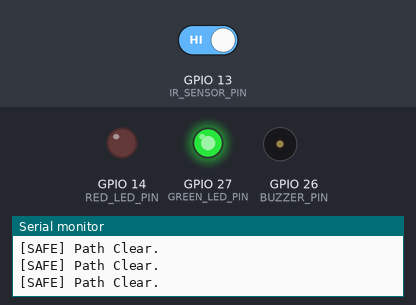
Simulated run of this sketch. Board: ESP32. Shown: output pins drawn as LEDs (lit = HIGH), buzzer (waves = sounding, pin HIGH), the last lines printed to the serial monitor. The test bench sets the inputs (shaded band); at power-on: GPIO 13 (IR_SENSOR_PIN) HIGH.

Above: at 2.2 s.
2.3 s: GPIO 13 (IR_SENSOR_PIN) driven LOW
At 3.2 s:
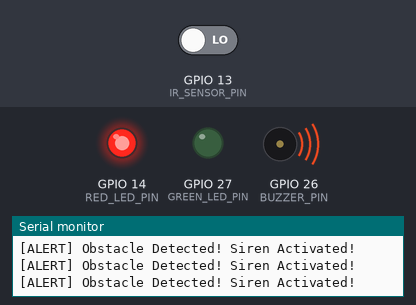
3.8 s: GPIO 13 (IR_SENSOR_PIN) driven HIGH
At 4.5 s:
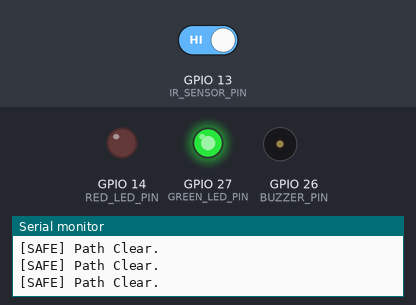
Timing chart, 0 to 6.8 s (numbered marks = the images above; inputs shaded):
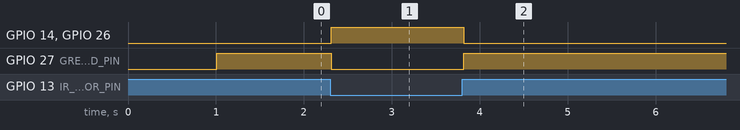

The sketch:

code.ino
```cpp
/*
 * Project: SafeZone - Smart Proximity & Intruder Alert System (Session 02)
 * Target: CSE 19th Batch, BAIUST
 * Description: Interfacing an IR obstacle sensor with a 3-leg buzzer module and dual LEDs.
 *              Green LED stays ON when safe. When obstacle is detected, Red LED lights up
 *              and buzzer sounds continuous alert.
 */

// Pin Assignments
const int IR_SENSOR_PIN = 13; // IR Module Digital Out (Active LOW)
const int RED_LED_PIN   = 14; // Alert Indicator
const int GREEN_LED_PIN = 27; // Safe Status Indicator
const int BUZZER_PIN    = 26; // 3-leg Buzzer Signal (I/O) pin

void setup() {
  Serial.begin(115200);
  delay(1000);

  Serial.println("==========================================");
  Serial.println("  BAIUST CSE 19th - ESP32 Workshop Fall-26");
  Serial.println("  Session 02: Smart Proximity Alert System");
  Serial.println("==========================================");

  // Configure sensor pin as INPUT
  pinMode(IR_SENSOR_PIN, INPUT);

  // Configure actuator pins as OUTPUT
  pinMode(RED_LED_PIN, OUTPUT);
  pinMode(GREEN_LED_PIN, OUTPUT);
  pinMode(BUZZER_PIN, OUTPUT);

  // Initial state: Safe
  digitalWrite(GREEN_LED_PIN, HIGH);
  digitalWrite(RED_LED_PIN, LOW);
  digitalWrite(BUZZER_PIN, LOW);
}

void loop() {
  // Read digital state from IR sensor
  int obstacleDetected = digitalRead(IR_SENSOR_PIN);

  // NOTE: Standard IR Obstacle modules output LOW (0) when an object is detected!
  if (obstacleDetected == LOW) {
    // ALARM STATE: Obstacle detected
    Serial.println("[ALERT] Obstacle Detected! Siren Activated!");

    digitalWrite(GREEN_LED_PIN, LOW);  // Turn off Green safe LED
    digitalWrite(RED_LED_PIN, HIGH);   // Turn on Red alert LED
    digitalWrite(BUZZER_PIN, HIGH);    // Activate buzzer alarm
  } else {
    // NORMAL / SAFE STATE: No obstacle
    Serial.println("[SAFE] Path Clear.");

    digitalWrite(GREEN_LED_PIN, HIGH); // Green safe LED ON
    digitalWrite(RED_LED_PIN, LOW);    // Red alert LED OFF
    digitalWrite(BUZZER_PIN, LOW);     // Buzzer OFF
  }

  delay(100); // 100ms sample interval for smooth responsiveness
}
```

Measured:
- after the input at 2.3 s, GPIO 14 (RED_LED_PIN), GPIO 26 (BUZZER_PIN): LOW → HIGH at once; GPIO 27 (GREEN_LED_PIN): HIGH → LOW at once
- after the input at 3.8 s, GPIO 14 (RED_LED_PIN), GPIO 26 (BUZZER_PIN): HIGH → LOW at once; GPIO 27 (GREEN_LED_PIN): LOW → HIGH at once
